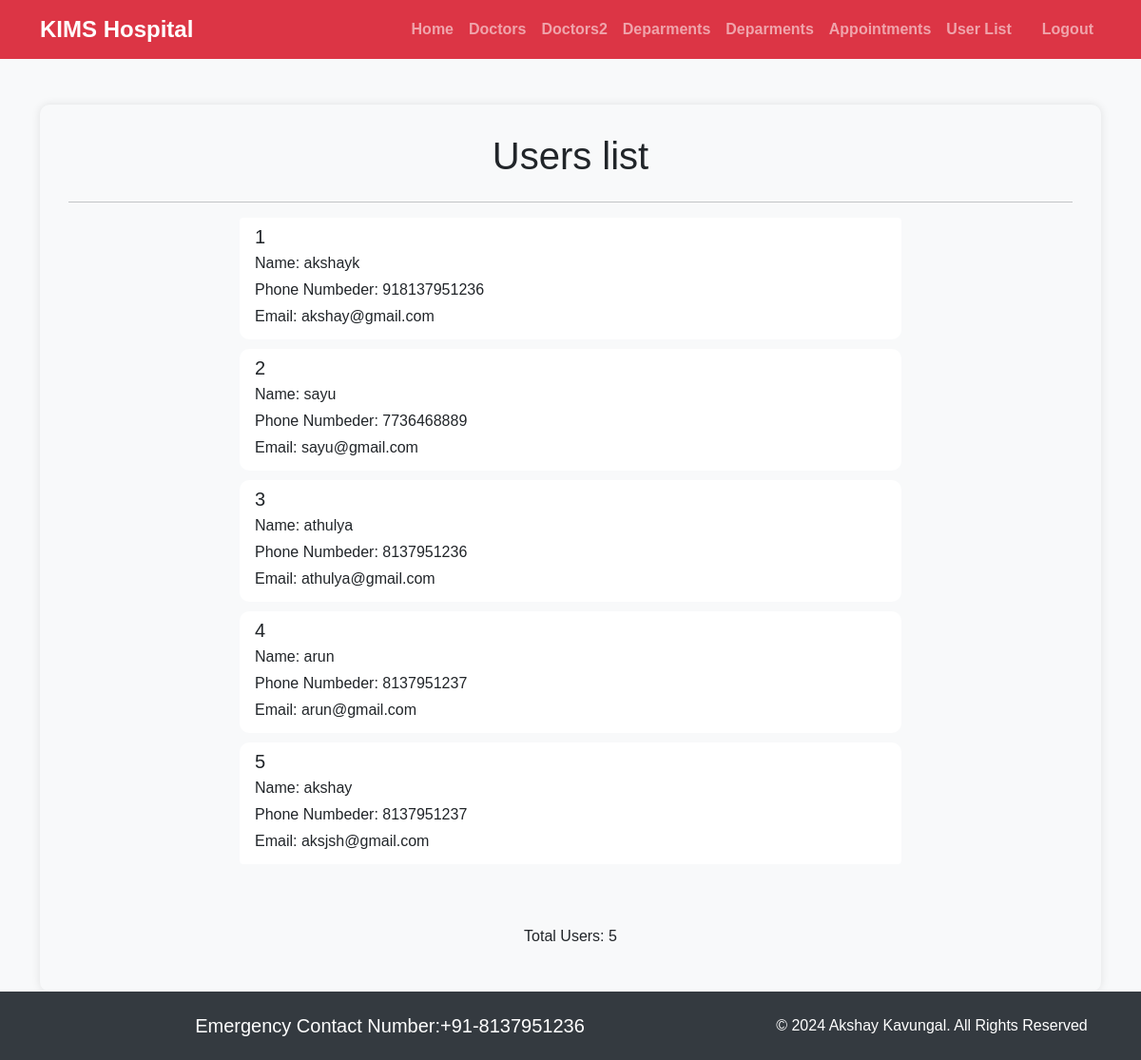
/profile_list/, run on an earlier commit of the app's database.
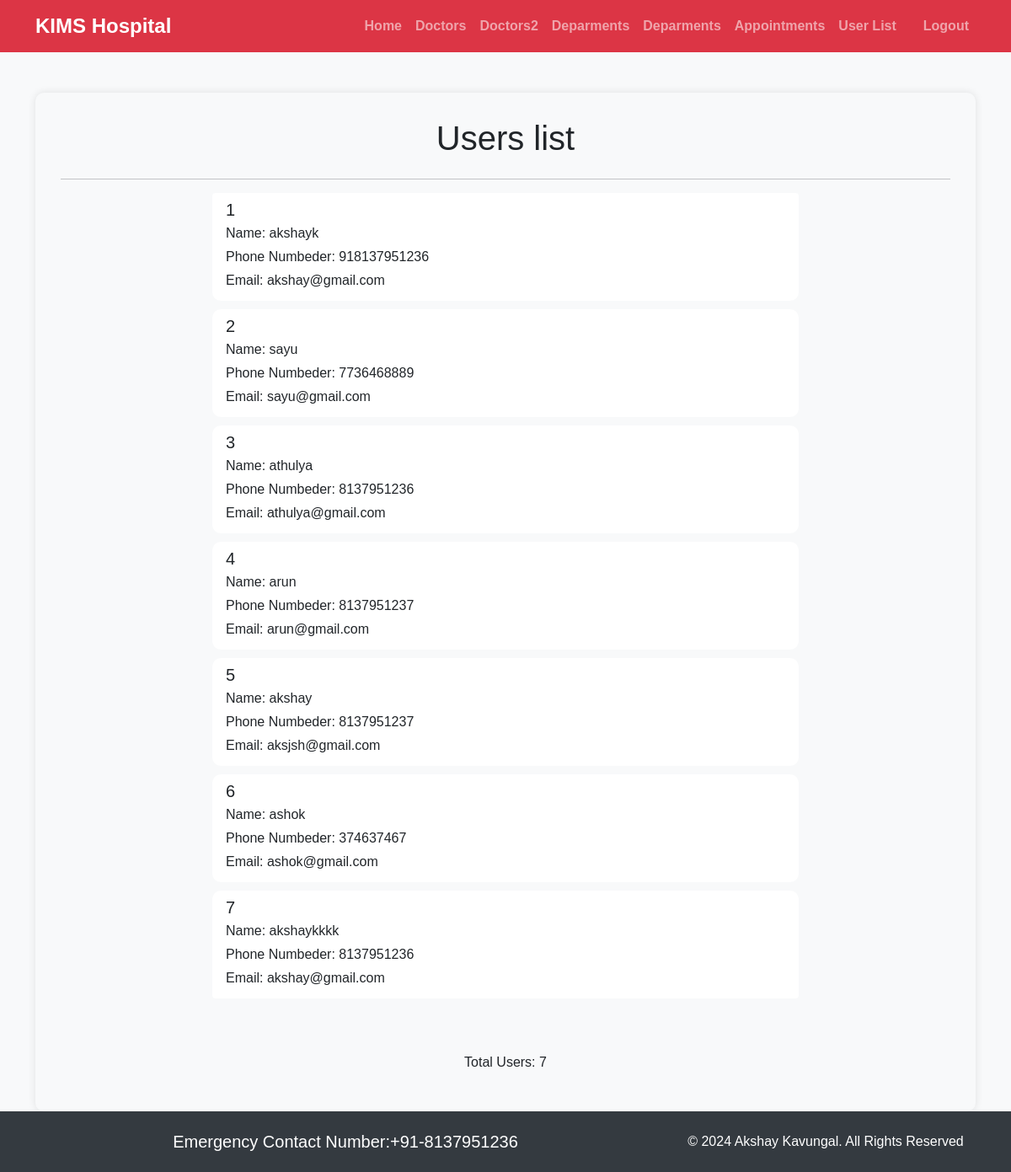
And on a later commit of the database.
### customer/models.py (models this page shows, shortened)
class Profile(models.Model):
    user=models.OneToOneField(User, on_delete=models.CASCADE)
    first_name = models.CharField(max_length=100, blank=True)
    last_name = models.CharField(max_length=100, blank=True)
    phone_number = models.CharField(max_length=15, blank=True)
    email=models.EmailField(blank=True)
    profile_pic=models.ImageField(default='profile_pic/dq.jpg',upload_to='profile_pic')

### admin1/views.py (the view)
# urls.py: path('profile_list/', views.profile_list, name='profile_list'),
def profile_list(request):
    profile=Profile.objects.all()
    return render(request,'admin/profile_list.html',{'profile':profile})

### templates/admin/profile_list.html (shortened to what this page needs)
{% extends 'admin/base.html' %}
{% block content %}
<div class="container profile-container">
    <h1 class="text-center mb-4">Users list</h1>
    <hr>
    <div class="row justify-content-center">
        <div class="col-md-8">
            <div class="list-group">
                {% for users in profile %}
                <div class="list-group-item list-group-item-action">
                    <div class="d-flex w-100 justify-content-between">
                        <h5 class="mb-1">{{ forloop.counter }} </h5>
                    </div>
                    <p class="mb-1"> Name: {{ users.user }}</p>
                    <p class="mb-1"> Phone Numbeder: {{ users.phone_number }}</p>
                    <p class="mb-1"> Email: {{ users.email }}</p>
                </div>
                {% empty %}
                <div class="list-group-item">
                    No users yet.
                </div>
                {% endfor %}
            </div>
        </div>
    </div>
    <div class="text-center mt-4">
        <p>Total Users: {{ profile|length }}</p>
    </div>
</div>
{% endblock %}

What changed in the data, as far as the page shows it:
added Profile: user "ashok", phone_number "374637467", email "ashok@gmail.com"
added Profile: user "akshaykkkk", phone_number "8137951236", email "akshay@gmail.com"
Also different on the page:
{{ profile|length }}: "5" → "7"
